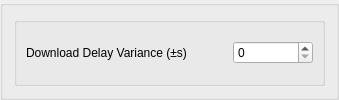
                <widget class="QGroupBox" name="gb1_10b">
                 <property name="title">
                  <string/>
                 </property>
                 <property name="flat">
                  <bool>true</bool>
                 </property>
                 <layout class="QHBoxLayout" name="horizontalLayout_241">
                  <item>
                   <widget class="QGroupBox" name="groupBox_128b">
                    <property name="title">
                     <string/>
                    </property>
                    <property name="flat">
                     <bool>false</bool>
                    </property>
                    <layout class="QHBoxLayout" name="horizontalLayout_236">
                     <item>
                      <widget class="QLabel" name="lb_download_delay_variance">
                       <property name="text">
                        <string>Download Delay Variance (±s)</string>
                       </property>
                      </widget>
                     </item>
                     <item>
                      <spacer name="horizontalSpacer_47">
                       <property name="orientation">
                        <enum>Qt::Horizontal</enum>
                       </property>
                       <property name="sizeHint" stdset="0">
                        <size>
                         <width>40</width>
                         <height>20</height>
                        </size>
                       </property>
                      </spacer>
                     </item>
                     <item>
                      <widget class="QSpinBox" name="download_delay_variance">
                       <property name="minimumSize">
                        <size>
                         <width>80</width>
                         <height>0</height>
                        </size>
                       </property>
                       <property name="minimum">
                        <number>0</number>
                       </property>
                       <property name="maximum">
                        <number>999999</number>
                       </property>
                      </widget>
                     </item>
                    </layout>
                   </widget>
                  </item>
                 </layout>
                </widget>
